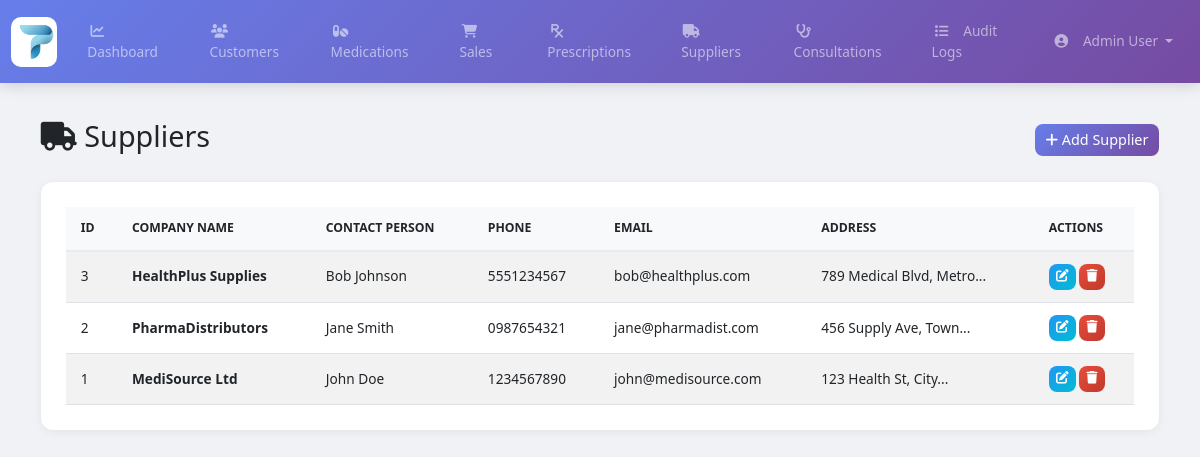
/pages/suppliers.php (signed in), run on the app's committed database.
### tables this page shows
CREATE TABLE Supplier (
    supplier_id INT AUTO_INCREMENT PRIMARY KEY,
    name VARCHAR(100) NOT NULL,
    contact_person VARCHAR(100),
    phone VARCHAR(20),
    email VARCHAR(100),
    address TEXT
);

### includes/config.php (called while the page is built, shortened)
<?php
function currentUserRole()
{
    return $_SESSION['user_role'] ?? 'Guest';
}
function isAdmin()
{
    return currentUserRole() === 'Admin';
}
function canEditSuppliers()
{
    return isAdmin();
}
?>

### pages/suppliers.php (the view, shortened to what this page needs)
<?php
require_once __DIR__ . '/../includes/config.php';
$suppliers = mysqli_query(
    $conn,
    "SELECT * FROM Supplier ORDER BY supplier_id DESC"
);
require_once __DIR__ . '/../includes/header.php';
?>
<div class="d-flex justify-content-between align-items-center mb-4">
    <h2><i class="fas fa-truck"></i> Suppliers</h2>
    <?php if (canEditSuppliers()): ?>
        <button class="btn btn-primary" data-bs-toggle="modal" data-bs-target="#addSupplierModal">
            <i class="fas fa-plus"></i> Add Supplier
        </button>
    <?php endif; ?>
</div>
<div class="card">
    <div class="card-body">
        <div class="table-responsive">
            <table class="table table-striped table-hover" id="supplierTable">
                <thead>
                    <tr>
                        <th>ID</th>
                        <th>Company Name</th>
                        <th>Contact Person</th>
                        <th>Phone</th>
                        <th>Email</th>
                        <th>Address</th>
                        <?php if (canEditSuppliers()): ?>
                        <th>Actions</th>
                        <?php endif; ?>
                    </tr>
                </thead>
                <tbody>
                <?php while ($row = mysqli_fetch_assoc($suppliers)): ?>
                    <tr>
                        <td><?= $row['supplier_id']; ?></td>
                        <td><strong><?= $row['name']; ?></strong></td>
                        <td><?= $row['contact_person'] ?? 'N/A'; ?></td>
                        <td><?= $row['phone'] ?? 'N/A'; ?></td>
                        <td><?= $row['email'] ?? 'N/A'; ?></td>
                        <td><?= substr($row['address'] ?? 'N/A', 0, 30) . '...'; ?></td>
                        <?php if (canEditSuppliers()): ?>
                        <td>
                            <button class="btn btn-sm btn-info"
                                    onclick="editSupplier(<?= $row['supplier_id']; ?>)">
                                <i class="fas fa-edit"></i>
                            </button>
                            <a href="?delete=<?= $row['supplier_id']; ?>"
                               class="btn btn-sm btn-danger"
                               onclick="return confirm('Delete this supplier?')">
                                <i class="fas fa-trash"></i>
                            </a>
                        </td>
                        <?php endif; ?>
                    </tr>
                <?php endwhile; ?>
                </tbody>
            </table>
        </div>
    </div>
</div>
<?php require_once __DIR__ . '/../includes/footer.php'; ?>

### assets/css/style.css (style rules this page uses)
:root { --primary-1: #667eea; --primary-2: #764ba2; --accent: #11998e; --muted: #6c757d; --card-radius: 12px; --transition-fast: 180ms; --transition: 300ms; }
* { margin: 0; padding: 0; box-sizing: border-box; }
body { background-color: #f0f2f5; font-family: 'Segoe UI', Tahoma, Geneva, Verdana, sans-serif; min-height: 100vh; padding-bottom: 30px; }
.card { border: none; border-radius: 12px; box-shadow: 0 2px 10px rgba(0,0,0,0.06); margin-bottom: 25px; overflow: hidden; transition: transform 0.2s ease, box-shadow 0.2s ease; }
.card-body { padding: 25px; }
.table { margin-bottom: 0; font-size: 0.95rem; }
.table thead th { background: #f8f9fa; border-bottom: 2px solid #e9ecef; font-weight: 600; font-size: 0.85rem; text-transform: uppercase; padding: 12px 15px; }
.table tbody td { padding: 12px 15px; vertical-align: middle; }
.table-striped tbody tr:nth-of-type(odd) { background-color: rgba(0,0,0,0.02); }
.btn { border-radius: 8px; font-weight: 500; transition: all 0.3s ease; }
.btn-primary { background: linear-gradient(135deg,#667eea,#764ba2); border: none; }
.btn-danger { background: linear-gradient(135deg,#e74c3c,#c0392b); border:none; }
.btn-info { background: linear-gradient(135deg,#2196F3,#00BCD4); border:none; color:white; }
html { font-size: clamp(14px, 1.2vw, 16px); }
.table-responsive { overflow-x:auto; -webkit-overflow-scrolling: touch; }

### data on the page
supplier: supplier_id "3", name "HealthPlus Supplies", contact_person "Bob Johnson", phone "5551234567", email "bob@healthplus.com", address "789 Medical Blvd, Metro"
supplier: supplier_id "2", name "PharmaDistributors", contact_person "Jane Smith", phone "0987654321", email "jane@pharmadist.com", address "456 Supply Ave, Town"
supplier: supplier_id "1", name "MediSource Ltd", contact_person "John Doe", phone "1234567890", email "john@medisource.com", address "123 Health St, City"

### other printed values
$_SESSION['user_name'] "Admin User"
